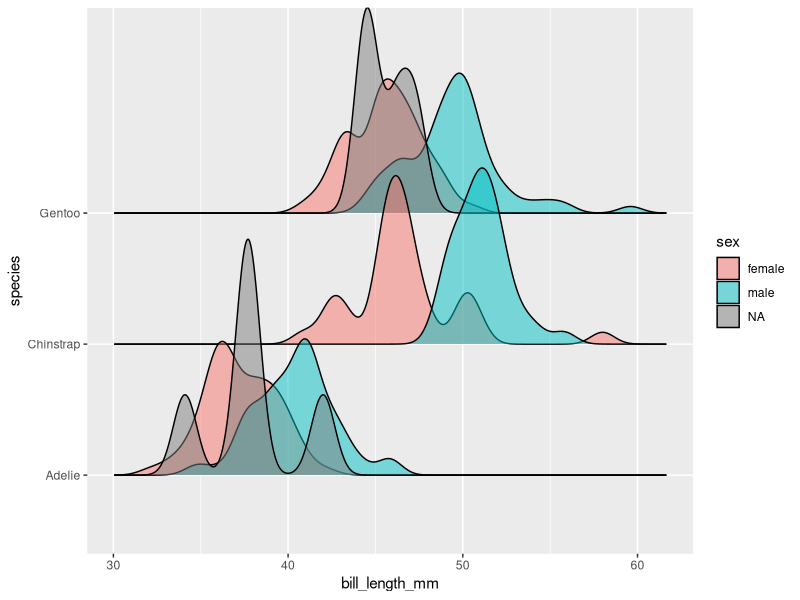
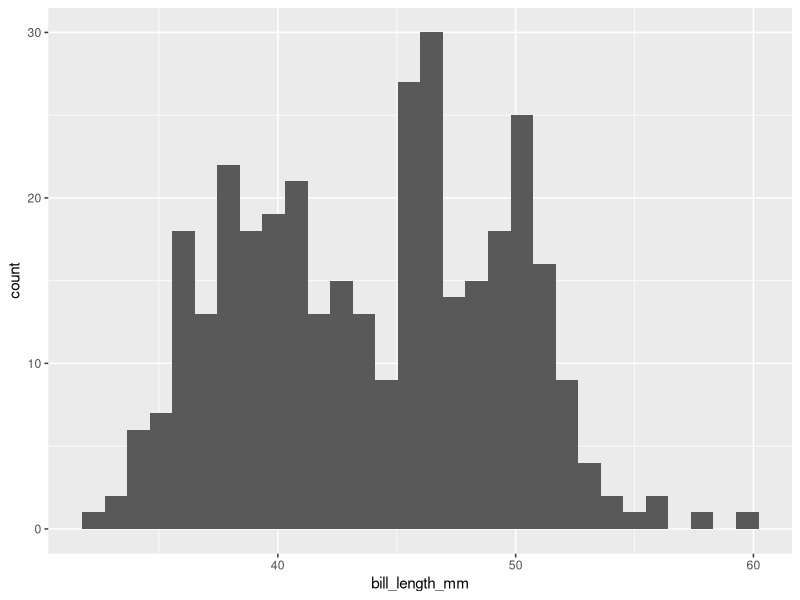
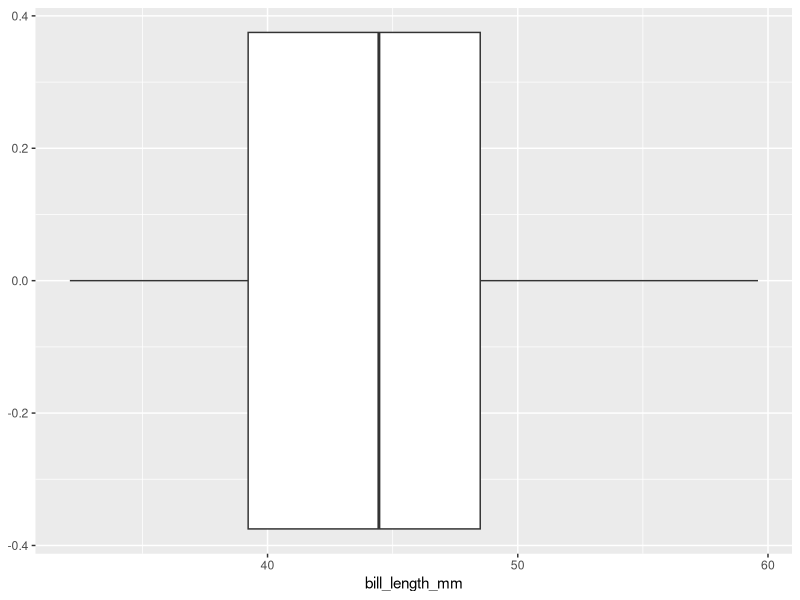
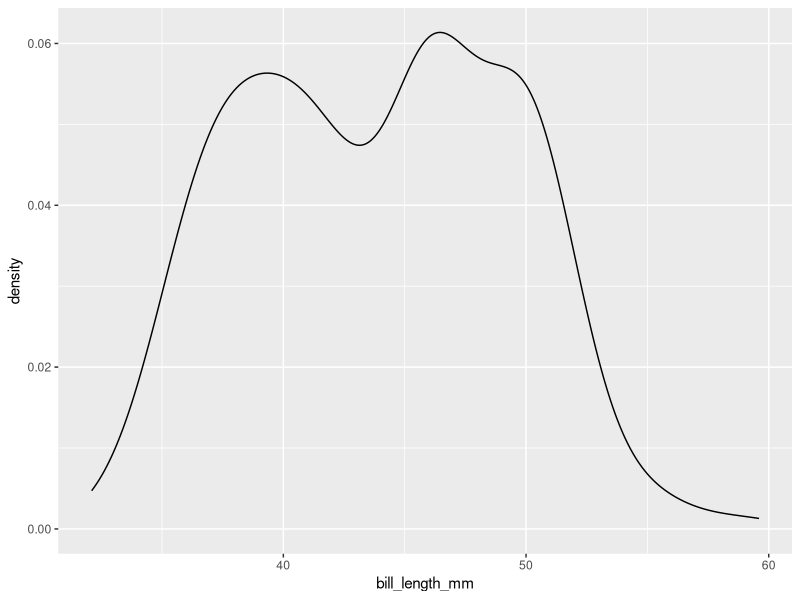
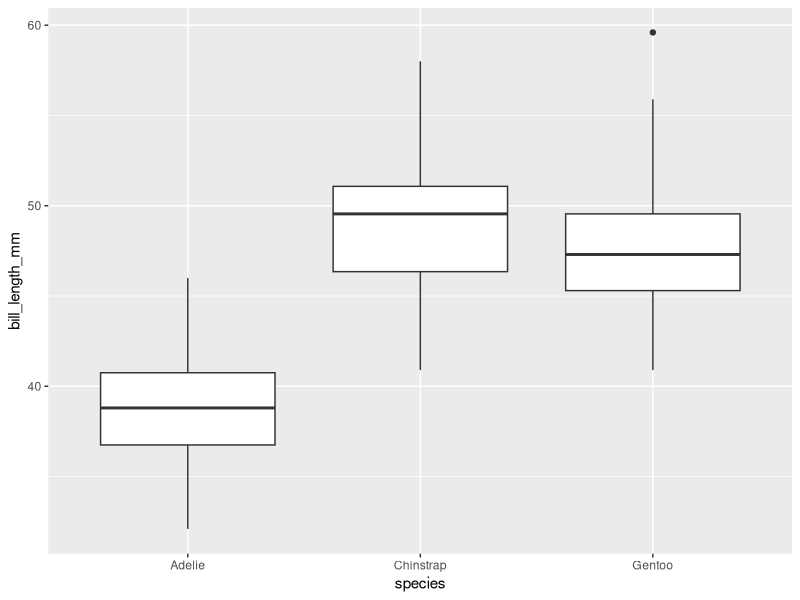
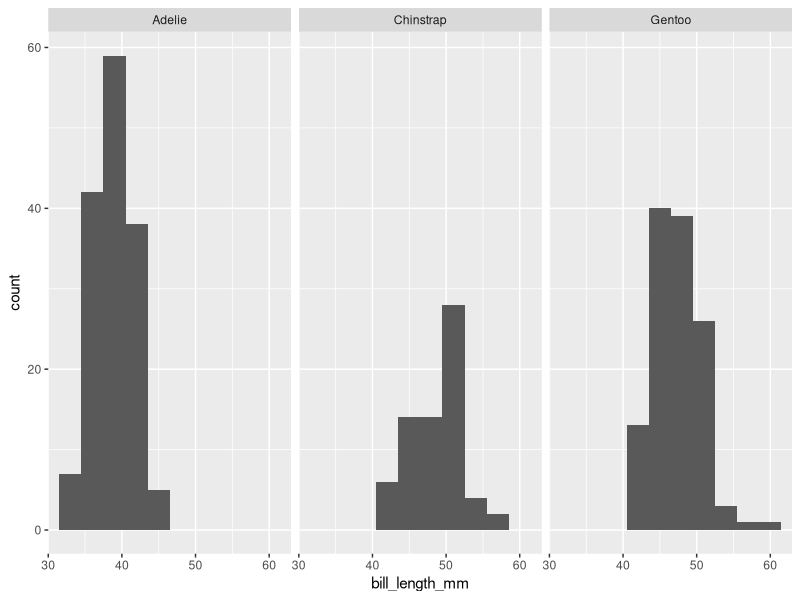
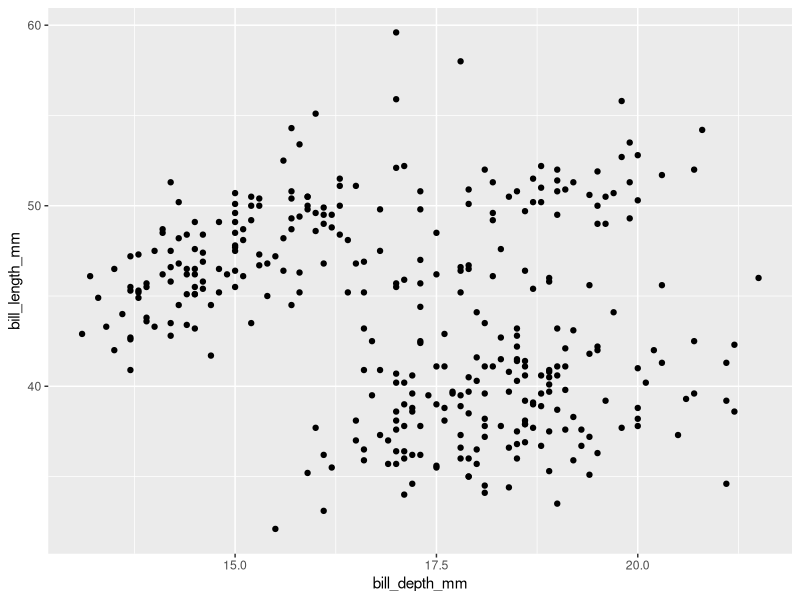
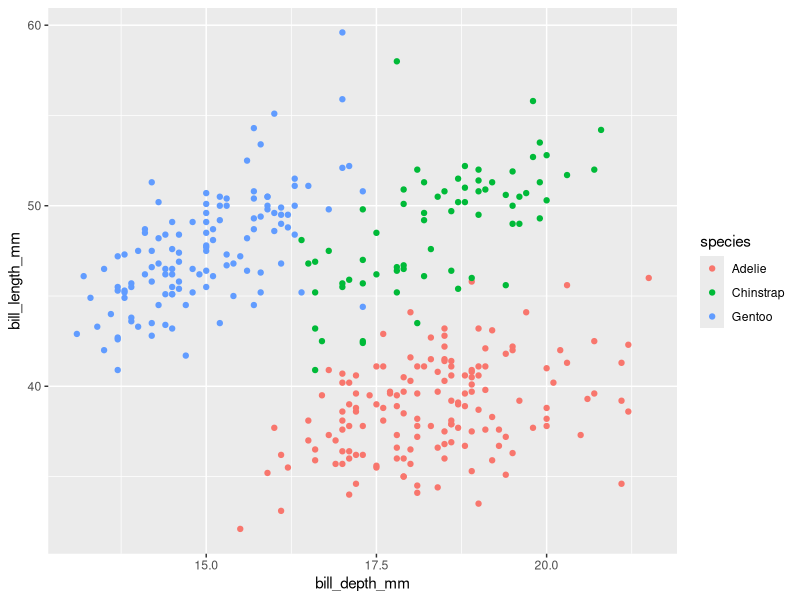

R code for these plots, in order:
## ---- chunk 1
knitr::opts_chunk$set(message = FALSE, 
                      warning = FALSE, 
                      fig.align = "center")

library(palmerpenguins)
library(tidyverse)
library(ggridges)
library(gridExtra)
## ---- chunk 2
penguins %>% 
  ggplot(aes(x = bill_length_mm, y = species, fill = sex)) + 
  geom_density_ridges(alpha = 0.5)

## ---- chunk 3
ggplot(data = penguins, 
         aes(x = bill_length_mm)) + 
  geom_histogram()
## ---- chunk 4
ggplot(data = penguins, 
       aes(x = bill_length_mm)) + 
  geom_boxplot()
## ---- chunk 5
ggplot(data = penguins, 
         aes(x = bill_length_mm)) + 
  geom_density()
## ---- chunk 6
ggplot(data = penguins, 
         aes(y = bill_length_mm, x = species)) + 
  geom_boxplot()
## ---- chunk 7
ggplot(data = penguins, 
       aes(x = bill_length_mm)) + 
  geom_histogram(binwidth = 3) + 
  facet_wrap(~ species)
## ---- chunk 8
ggplot(data = penguins, 
       aes(y = bill_length_mm, x = bill_depth_mm)) + 
  geom_point()
## ---- chunk 9
ggplot(data = penguins, 
         aes(y = bill_length_mm, 
             x = bill_depth_mm, 
             color = species)) + 
  geom_point()
## ---- chunk 10
ggplot(data = penguins, 
         aes(y = bill_length_mm, 
             x = species, 
             color = sex)) + 
  geom_boxplot()
## ---- chunk 11
ggplot(data = penguins, 
         aes(y = bill_length_mm, 
             x = bill_depth_mm, 
             color = sex)) + 
  geom_point() + 
  facet_wrap(~ species)
## ---- chunk 12
ggplot(data = penguins, 
         aes(x = bill_length_mm,
             y = species,
             fill = sex)) + 
  geom_boxplot(alpha = 0.3) + 
  facet_wrap(~ island)
